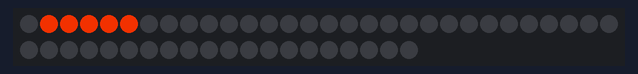
This sketch was run on a simulated Arduino Uno, built with avr-gcc and run on an emulated ATmega328P. On the bench: 50 RGB LEDs in strip order, left to right, continuing on the next row. Dim RGB values are drawn brighter than linear.

Above: at 0.01 s.
At 5.14 s:
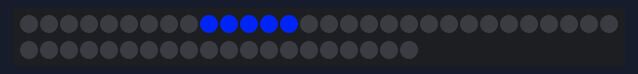
At 10.37 s:
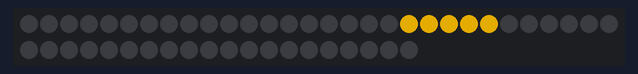
At 19.57 s:
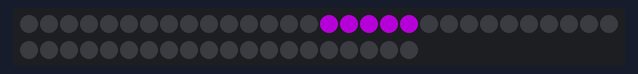
At 29.61 s:
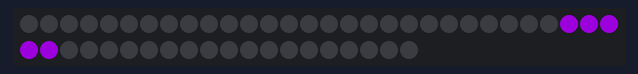
At 39.86 s:
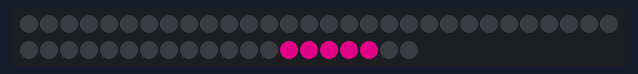

The sketch:

light.ino
```cpp
#include "FastLED.h"          // библиотека для работы с лентой


#define LED_COUNT 50         // число сигментов в  ленте1


#define LED_CEIRCLE 1         // число сигментов в однов кольце
#define LED_DT 2           // пин, куда подключен DIN ленты
int max_bright = 255;         // максимальная яркость (0 - 255)
struct CRGB leds[LED_COUNT];
int brightness = 255;
int thisdelay = 20;          //-FX LOOPS DELAY VAR
int thisstep = 0;           //-FX LOOPS DELAY VAR
int thishue = 0;             //-FX LOOPS DELAY VAR
int thissat = 255;           //-FX LOOPS DELAY VAR
int TOP_INDEX = int(LED_COUNT / 2);
int EVENODD = LED_COUNT % 2;
int BOTTOM_INDEX = 0;        // светодиод начала отсчёта
byte hue;
int ihue = 0;

int16_t position = 2;
boolean direction = true;


void setup() {
  LEDS.setBrightness(max_bright);  // ограничить максимальную яркость
  LEDS.addLeds<WS2811, LED_DT, GRB>(leds, LED_COUNT);  // настрйоки для нашей ленты (ленты на WS2811, WS2812, WS2812B)
  one_color_all(0, 0, 0);          // погасить все светодио
  LEDS.show();
}

void loop() {
   lighter();
  // rainbow();
   LEDS.show();
   delay(50);
}


void lighter() {
  FastLED.clear();
  if (direction) {
    position++;
    if (position > LED_COUNT - 4) {
      direction = false;
    }
  } else {
    position--;
    if (position < 3) {
      direction = true;
    }
  }
  rain(position);
}

// ****************************** РАДУГА ******************************
void rainbow() {
  hue += 1;
  for (int i = 0; i < LED_COUNT; i++)
    leds[i] = CHSV((byte)(hue + i * float(255 / LED_COUNT)), 255, 255);
    delay(5);
}
void rain(int i) {
  hue += 1;
  leds[i-2] = CHSV((byte)(hue + i * float(255 / LED_COUNT)), 255, 255);
  leds[i-1] = CHSV((byte)(hue + i * float(255 / LED_COUNT)), 255, 255);
  leds[i] = CHSV((byte)(hue + i * float(255 / LED_COUNT)), 255, 255);
  leds[i+1] = CHSV((byte)(hue + i * float(255 / LED_COUNT)), 255, 255);
  leds[i+2] = CHSV((byte)(hue + i * float(255 / LED_COUNT)), 255, 255);

}

void one_color_all(int cred, int cgrn, int cblu) {       //-SET ALL LEDS TO ONE COLOR
  for (int i = 0 ; i < LED_COUNT; i++ ) {
    leds[i].setRGB( cred, cgrn, cblu);
  }

}
```
